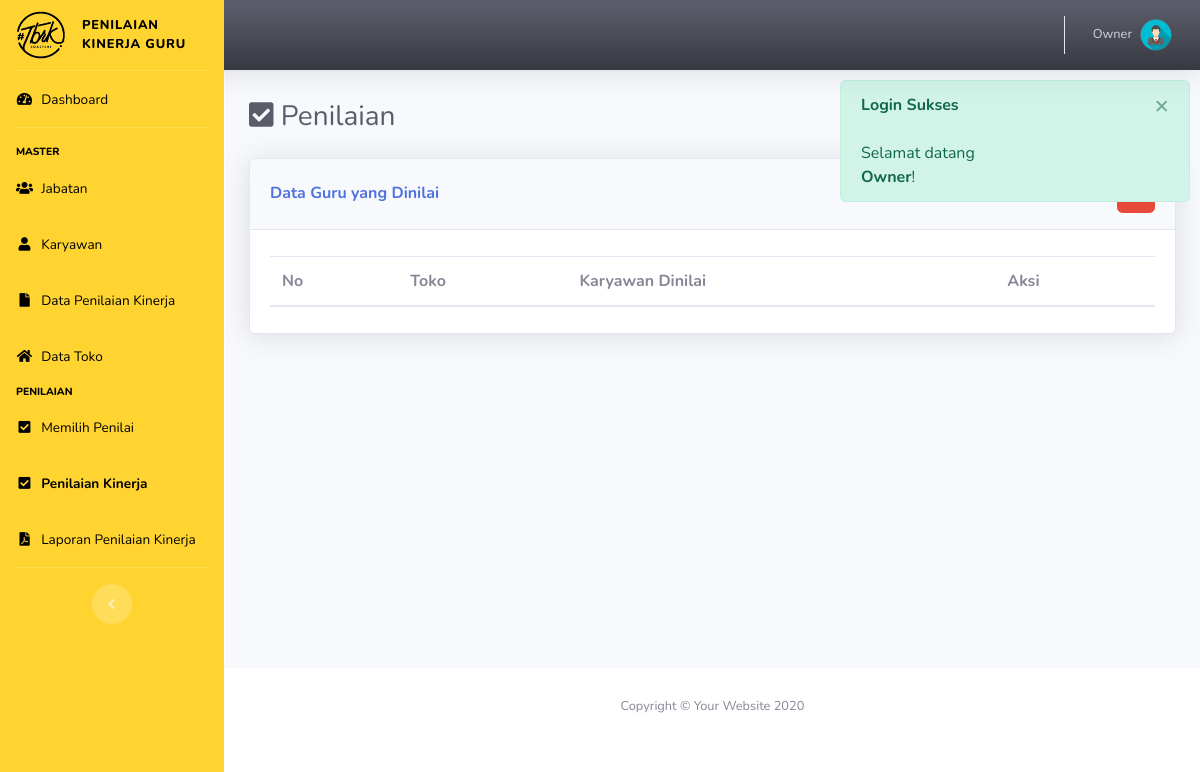
/index.php?p=melakukanpen (signed in), run on an earlier commit of the app's database.
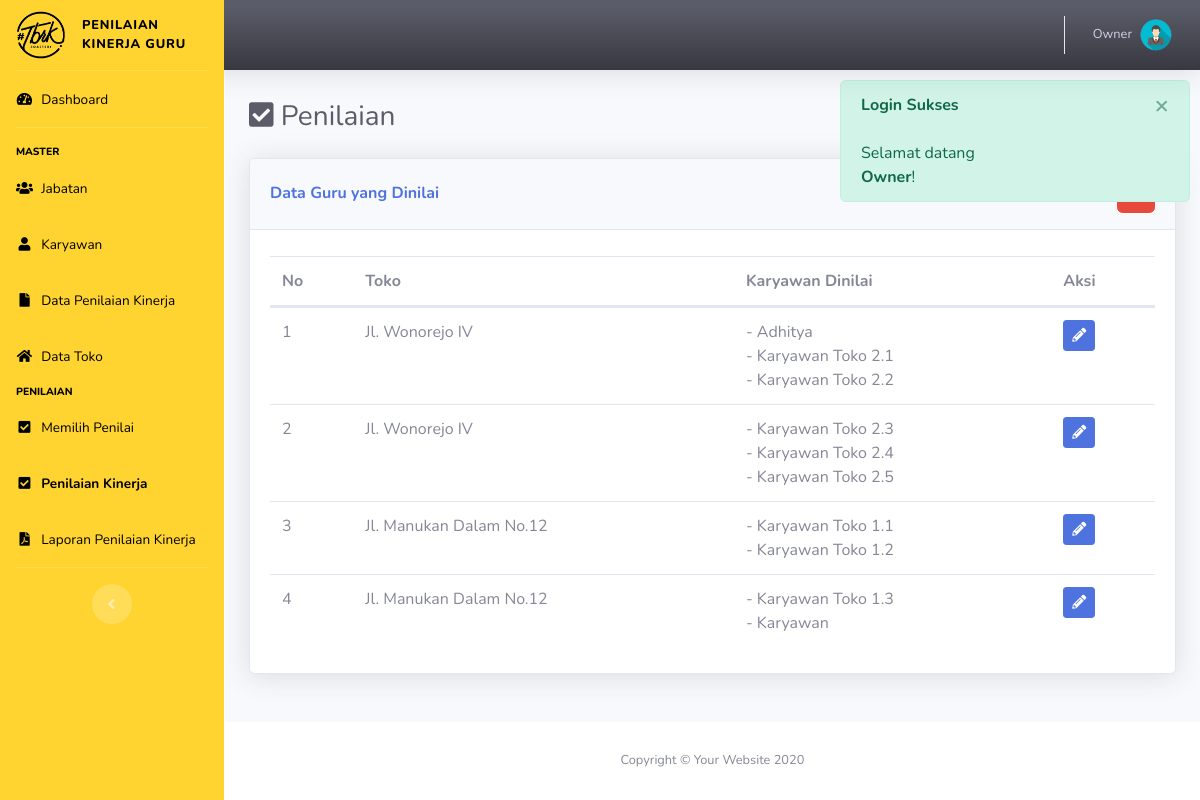
And on a later commit of the database.
### tables this page shows
CREATE TABLE IF NOT EXISTS `penilai` (
  `id_penilai` int(11) NOT NULL AUTO_INCREMENT,
  `id_periode` int(11) NOT NULL,
  `id_toko` int(11) NOT NULL,
  `grup` varchar(50) NOT NULL DEFAULT '',
  `sts` char(1) NOT NULL DEFAULT '',
  PRIMARY KEY (`id_penilai`),
  KEY `id_periode` (`id_periode`),
  KEY `id_toko` (`id_toko`),
  CONSTRAINT `FK_penilai_toko` FOREIGN KEY (`id_toko`) REFERENCES `toko` (`id_toko`) ON DELETE CASCADE ON UPDATE CASCADE,
  CONSTRAINT `fk_per1` FOREIGN KEY (`id_periode`) REFERENCES `periode` (`id_periode`) ON DELETE CASCADE ON UPDATE CASCADE
);

CREATE TABLE IF NOT EXISTS `toko` (
  `id_toko` int(11) NOT NULL AUTO_INCREMENT,
  `lokasi` varchar(50) NOT NULL,
  `setting_jml` varchar(50) NOT NULL,
  PRIMARY KEY (`id_toko`)
);

CREATE TABLE IF NOT EXISTS `grup_dinilai` (
  `id_grup` int(11) NOT NULL AUTO_INCREMENT,
  `id_penilai` int(11) NOT NULL,
  `id_kar` varchar(12) DEFAULT NULL,
  PRIMARY KEY (`id_grup`),
  KEY `id_penilai` (`id_penilai`),
  KEY `id_kar` (`id_kar`),
  CONSTRAINT `FK_grup_dinilai_karyawan` FOREIGN KEY (`id_kar`) REFERENCES `karyawan` (`id_kar`) ON DELETE CASCADE ON UPDATE CASCADE,
  CONSTRAINT `FK_grup_penilai_penilai` FOREIGN KEY (`id_penilai`) REFERENCES `penilai` (`id_penilai`) ON DELETE CASCADE ON UPDATE CASCADE
);

CREATE TABLE IF NOT EXISTS `karyawan` (
  `id_kar` varchar(12) NOT NULL,
  `id_jabatan` int(11) NOT NULL,
  `id_toko` int(11) NOT NULL,
  `password` varchar(12) NOT NULL,
  `nama` varchar(50) NOT NULL,
  `alamat` varchar(50) NOT NULL,
  `no_telp` varchar(50) NOT NULL,
  PRIMARY KEY (`id_kar`),
  KEY `id_jabatan` (`id_jabatan`),
  KEY `id_toko` (`id_toko`),
  CONSTRAINT `fk_jab1` FOREIGN KEY (`id_jabatan`) REFERENCES `jabatan` (`id_jabatan`) ON DELETE CASCADE ON UPDATE CASCADE,
  CONSTRAINT `fk_toko1` FOREIGN KEY (`id_toko`) REFERENCES `toko` (`id_toko`) ON DELETE CASCADE ON UPDATE CASCADE
);

### pages/melakukanpen.php (the view, shortened to what this page needs)
<div class="d-sm-flex align-items-center justify-content-between mb-4">
    <h1 class="h3 mb-0 text-gray-800"> <i class="fa fa-check-square"></i> Penilaian</h1>
</div>
<?php
	$ket = "Data";
?>
<div class="row row_angket">
	<div class="col mb-4">
		<div class="card shadow mb-4">
            <div class="card-header py-3 d-flex flex-row align-items-center justify-content-between">
                <?php
                if(!isset($_GET['ket'])){
                ?>
                    <h6 class="m-0 font-weight-bold text-primary"><?= ucfirst($ket); ?> Guru yang Dinilai</h6>
                <?php }else{ ?>
                    <h6 class="m-0 font-weight-bold text-primary">Penilaian Kinerja</h6>
            	<?php } ?>
                <?php
                if(!isset($_GET['ket'])){
                ?>
                <div class="dropdown no-arrow">
                    <a href="assets/rubrik.pdf" target="blank" class="btn btn-danger" data-toggle="tooltip" data-placement="top" title="Rubrik Penilaian"><i class="fa fa-file-pdf"></i></a>
                </div>
                <?php } ?>
            </div>
            <div class="card-body">
            <?php
            	if(!isset($form)):
            ?>
            	<table class="table dataTable">
            		<thead>
            			<tr>
            				<th>No</th>
                            <th>Toko</th>
            				<th>Karyawan Dinilai</th>
            				<th>Aksi</th>
            			</tr>
            		</thead>
            		<tbody>
            		<?php
            			$i=0;
                        $ida = get_tahun_ajar_id();
                        $id_kar = $_SESSION['user'];
                        $sql = "SELECT *
                                FROM penilai a
                                JOIN toko b ON a.id_toko = b.id_toko
                                JOIN penilai_detail c ON a.id_penilai = c.id_penilai
                                WHERE a.id_periode = $ida AND c.id_kar = '$id_kar' ";
            			$q = mysqli_query($con, $sql);
            			while($row = mysqli_fetch_array($q)):
            		?>
            			<tr id="<?= $row['id_penilai']; ?>" class="tr-bold">
            				<td><?= ++$i; ?></td>
                            <td><?= $row['lokasi']; ?></td>
                            <td><?= get_dinilai($con, $row['id_penilai']); ?></td>
            				<td>
                                <a href="index.php?p=melakukanpen&ket=tambah&id=<?= $row['id_penilai'] ?>" class="btn btn-sm btn-primary" data-toggle="tooltip" data-placement="top" title="Nilai"><i class="fa fa-pencil-alt"></i></a>
                            </td>
            			</tr>
            		<?php endwhile; ?>
            		</tbody>
            	</table>
            	<?php endif; ?>
            </div>
        </div>
    </div>
</div>

### config/koneksi.php (shortened to what this page needs)
<?php
	function get_tahun_ajar_id()
	{
		$con = $GLOBALS['con'];
		$sql = "SELECT * FROM periode WHERE status_periode = 1";
		$q = mysqli_query($con, $sql);
		$row = mysqli_fetch_array($q);
		return $row['id_periode'];
	}
	function get_dinilai($con, $idp){
        $sql = "SELECT * FROM grup_dinilai a JOIN karyawan b ON a.id_kar = b.id_kar WHERE a.id_penilai = $idp";
        $q = mysqli_query($con, $sql);
        $txt = '';
        while($row = mysqli_fetch_array($q)){
            $txt .= "- $row[nama]<br>";
        }
        return $txt;
    }
?>

What changed in the data, as far as the page shows it:
added penilai: id_toko.lokasi "Jl. Wonorejo IV"
added grup_dinilai: id_kar.nama "Adhitya", shown under "Jl. Wonorejo IV"
added grup_dinilai: id_kar.nama "Karyawan Toko 2.1", shown under "Jl. Wonorejo IV"
added grup_dinilai: id_kar.nama "Karyawan Toko 2.2", shown under "Jl. Wonorejo IV"
added penilai: id_toko.lokasi "Jl. Wonorejo IV"
added grup_dinilai: id_kar.nama "Karyawan Toko 2.3", shown under "Jl. Wonorejo IV"
added grup_dinilai: id_kar.nama "Karyawan Toko 2.4", shown under "Jl. Wonorejo IV"
added grup_dinilai: id_kar.nama "Karyawan Toko 2.5", shown under "Jl. Wonorejo IV"
added penilai: id_toko.lokasi "Jl. Manukan Dalam No.12"
added grup_dinilai: id_kar.nama "Karyawan Toko 1.1", shown under "Jl. Manukan Dalam No.12"
added grup_dinilai: id_kar.nama "Karyawan Toko 1.2", shown under "Jl. Manukan Dalam No.12"
added penilai: id_toko.lokasi "Jl. Manukan Dalam No.12"
added grup_dinilai: id_kar.nama "Karyawan Toko 1.3", shown under "Jl. Manukan Dalam No.12"
added grup_dinilai: id_kar.nama "Karyawan", shown under "Jl. Manukan Dalam No.12"
